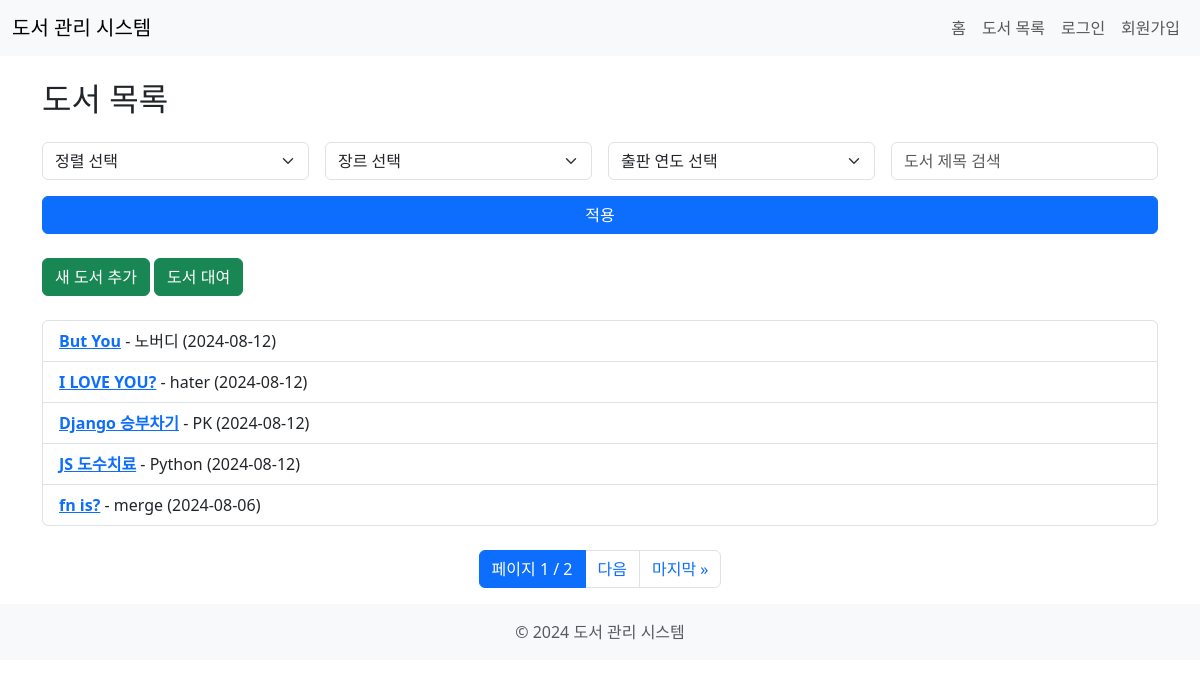
/books/, run on an earlier commit of the app's database.
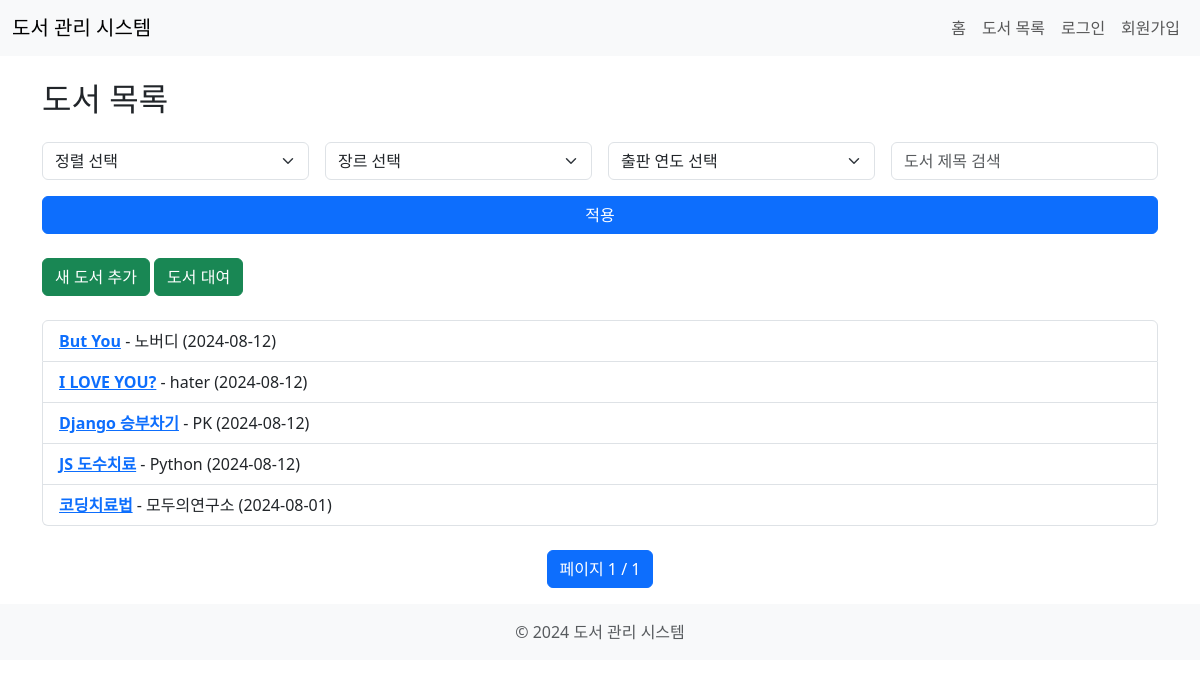
And on a later commit of the database.
### books/models.py (models this page shows, shortened)
class Book(models.Model):
    title = models.CharField(max_length=200, verbose_name='제목')
    author = models.CharField(max_length=100, verbose_name='저자')
    publication_date = models.DateField(verbose_name='출판일')
    genre = models.CharField(max_length=100, verbose_name='장르')
    summary = models.TextField(verbose_name='요약')
    image = models.ImageField(upload_to='book_images/', blank=True, null=True)  # 이미지 필드 추가
    class Meta:
        verbose_name = '도서'
        verbose_name_plural = '도서들'

### books/views.py (the view)
# urls.py: path('', BookListView.as_view(), name='book_list'),
class BookListView(ListView):
    model = Book # 이 뷰에서 사용할 모델
    template_name = 'books/book_list.html' # 랜더링할 템플릿 파일!
    context_object_name = 'books' # 컨텍스트 객체 이름! 기본적으로 object_list를 사용함 books 변경
    ordering = ['-publication_date'] # 출판일 기준 내림차순으로 정렬
    paginate_by = 5 # 페이지네이션을 사용하겠다는 의미
    def get_queryset(self):
        queryset = super().get_queryset()
        query = self.request.GET.get('q') # q라는 파라미터로 전달된 값 가져오기 q는 query의 약자
        if query:
            queryset = queryset.filter(
            Q(title__icontains=query) |
            Q(author__icontains=query) |
            Q(genre__icontains=query)
        )
        sort = self.request.GET.get('sort')
        if sort == 'title':
            queryset = queryset.order_by('title')
        elif sort == 'author':
            queryset = queryset.order_by('author')
        elif sort == 'publication_date':
            queryset = queryset.order_by('publication_date')
        else:
            queryset = queryset.order_by('-publication_date')
        genre = self.request.GET.get('genre')
        if genre:
            queryset = queryset.filter(genre=genre)
        return queryset

### templates/books/book_list.html (shortened to what this page needs)
{% extends 'base.html' %}
{% block content %}
    <h2 class="my-4">도서 목록</h2>
    <form method="get" action="." class="row g-3 mb-4">
        <div class="col-md-3">
            <select name="sort" class="form-select">
                <option value="">정렬 선택</option>
            </select>
        </div>
        <div class="col-md-3">
            <select name="genre" class="form-select">
                <option value="">장르 선택</option>
            </select>
        </div>
        <div class="col-md-3">
            <select name="year" class="form-select">
                <option value="">출판 연도 선택</option>
            </select>
        </div>
        <div class="col-md-3">
            <input type="text" name="q" class="form-control" placeholder="도서 제목 검색" value="{{ request.GET.q }}">
        </div>
        <div class="col-md-12">
            <button type="submit" class="btn btn-primary w-100">적용</button>
        </div>
    </form>
    <a href="{% url 'books:book_create' %}" class="btn btn-success mb-4">새 도서 추가</a>
    <a href="{% url 'books:rental_info' %}" class="btn btn-success mb-4">도서 대여</a>
    <ul class="list-group">
        {% for book in books %}
            <li class="list-group-item">
                <strong><a href="{% url 'books:book_detail' book.pk %}">{{ book.title }}</a></strong> - {{ book.author }} ({{ book.publication_date|date:"Y-m-d" }})
            </li>
        {% endfor %}
    </ul>
    <nav aria-label="Page navigation">
        <ul class="pagination justify-content-center mt-4">
            <li class="page-item active">
                <span class="page-link">
                    페이지 {{ page_obj.number }} / {{ page_obj.paginator.num_pages }}
                </span>
            </li>
            {% if page_obj.has_next %}
                <li class="page-item">
                    <a class="page-link" href="?q={{ request.GET.q }}&sort={{ request.GET.sort }}&genre={{ request.GET.genre }}&year={{ request.GET.year }}&page={{ page_obj.next_page_number }}">다음</a>
                </li>
                <li class="page-item">
                    <a class="page-link" href="?q={{ request.GET.q }}&sort={{ request.GET.sort }}&genre={{ request.GET.genre }}&year={{ request.GET.year }}&page={{ page_obj.paginator.num_pages }}">마지막 &raquo;</a>
                </li>
            {% endif %}
        </ul>
    </nav>
{% endblock %}

### templates/base.html (shortened to what this page needs)
<!DOCTYPE html>
<html lang="ko">
<head>
    <link href="https://cdn.jsdelivr.net/npm/bootstrap@5.3.0/dist/css/bootstrap.min.css" rel="stylesheet">
</head>
<body>
    <nav class="navbar navbar-expand-lg navbar-light bg-light">
        <div class="container-fluid">
            <a class="navbar-brand" href="{% url 'main' %}">도서 관리 시스템</a>
            <div class="collapse navbar-collapse" id="navbarNav">
                <ul class="navbar-nav ms-auto">
                    <li class="nav-item">
                        <a class="nav-link" href="{% url 'main' %}">홈</a>
                    </li>
                    <li class="nav-item">
                        <a class="nav-link" href="{% url 'books:book_list' %}">도서 목록</a>
                    </li>
                    {% if user.is_authenticated %}
                        <li class="nav-item">
                            <span class="navbar-text">환영합니다, {{ user.username }}님!</span>
                        </li>
                        <li class="nav-item">
                            <form id="logout-form" action="{% url 'logout' %}" method="post" class="d-inline">
                                {% csrf_token %}
                                <button type="submit" class="btn btn-link nav-link" style="padding: 0;">로그아웃</button>
                            </form>
                        </li>
                    {% else %}
                        <li class="nav-item">
                            <a class="nav-link" href="{% url 'login' %}">로그인</a>
                        </li>
                        <li class="nav-item">
                            <a class="nav-link" href="{% url 'signup' %}">회원가입</a>
                        </li>
                    {% endif %}
                </ul>
            </div>
        </div>
    </nav>
    <main class="container mt-4">
        {% block content %}{% endblock %}
    </main>
    <footer class="bg-light text-center py-3 mt-auto">
        <div class="container">
            <span class="text-muted">&copy; 2024 도서 관리 시스템</span>
        </div>
    </footer>
</body>
</html>

What changed in the data, as far as the page shows it:
removed Book: title "fn is?", author "merge", publication_date "2024-08-06"
now on this page (row unchanged): Book: title "코딩치료법", author "모두의연구소", publication_date "2024-08-01"
Also different on the page:
{{ page_obj.paginator.num_pages }}: "2" → "1"
text no longer shown: "다음 마지막 »"
